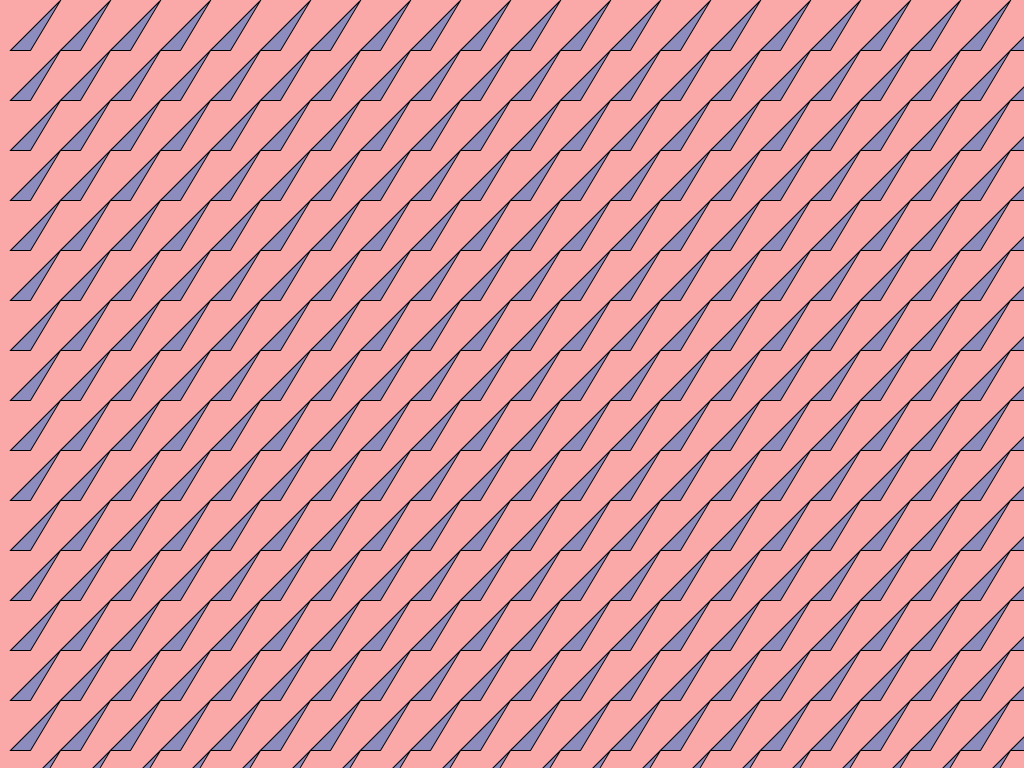
Frame 1 (no input)
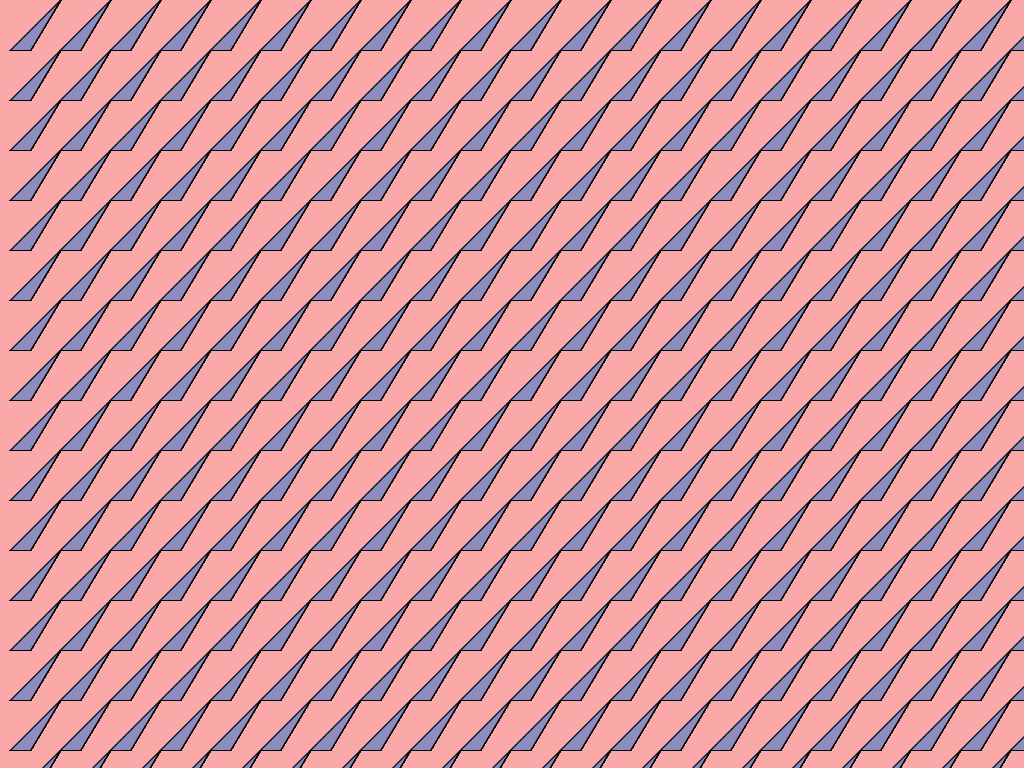
Frame 60 (the mouse pressed at the canvas centre just before this capture)
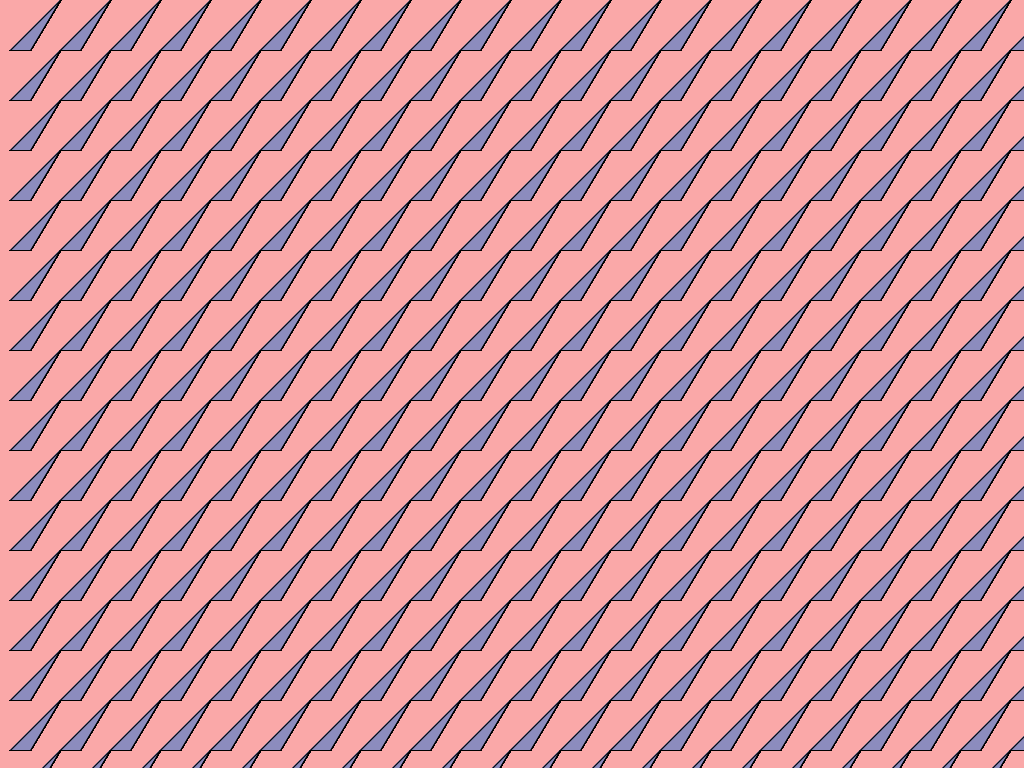
Frame 120 (the mouse held since frame 60 and released just before this capture)

The Processing sketch that drew these frames (run headless with seeded random() and noise(); from frame 60 on, the mouse is pressed at the canvas centre):

// Processing sketch: processing_147951
// ── processing_147951.pde

// Konkuk University
// Department of Dynamic Media
// SOS iDesign
// Name: CHOI IN SEO
// ID: 201420113
 
void setup() {
  size(1024, 768);
  background(#FAA8A8);
 
}

void draw() {
fill(#78EAFF);
  for (float i = 0; i <= width; i = i + 50) {
    for (float j = 0; j <= height; j = j + 50) {
fill(#8C8CBE);
 pushMatrix();
  translate (i, j);
  triangle (30.5,50,60,0,10,50);
  popMatrix();
}
  }
}
void keyPressed() {
 background(0);
 redraw();
}
